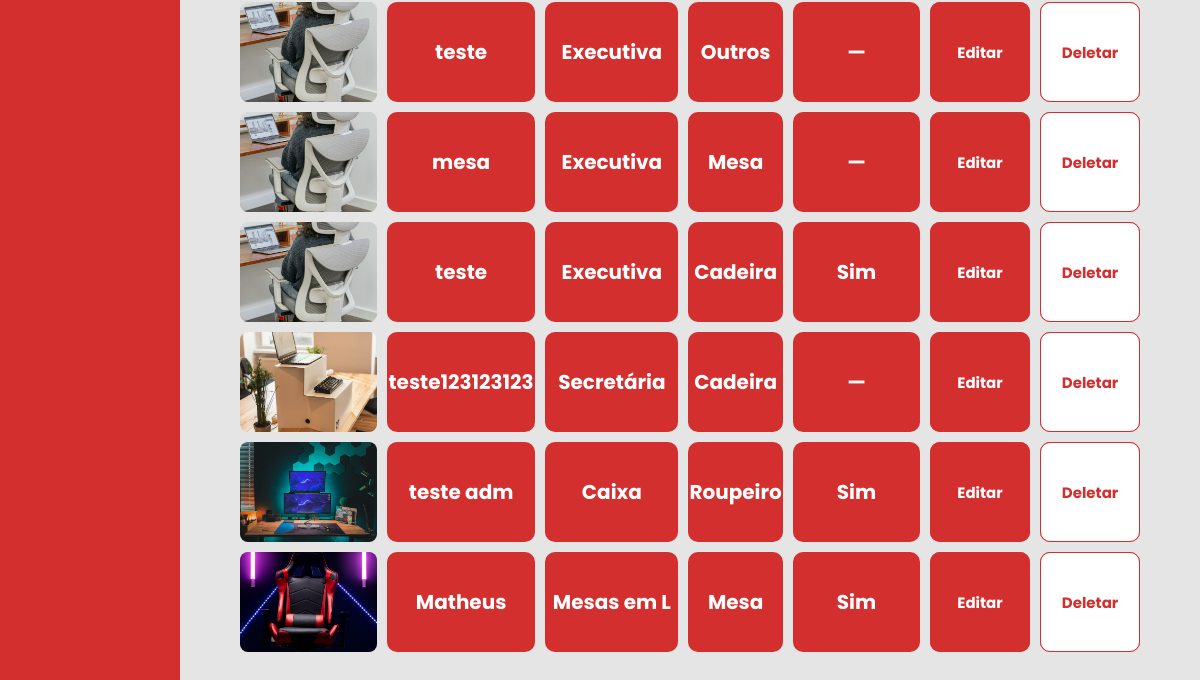
The app's page /adm/produtos/ (signed in, lower part), older data.
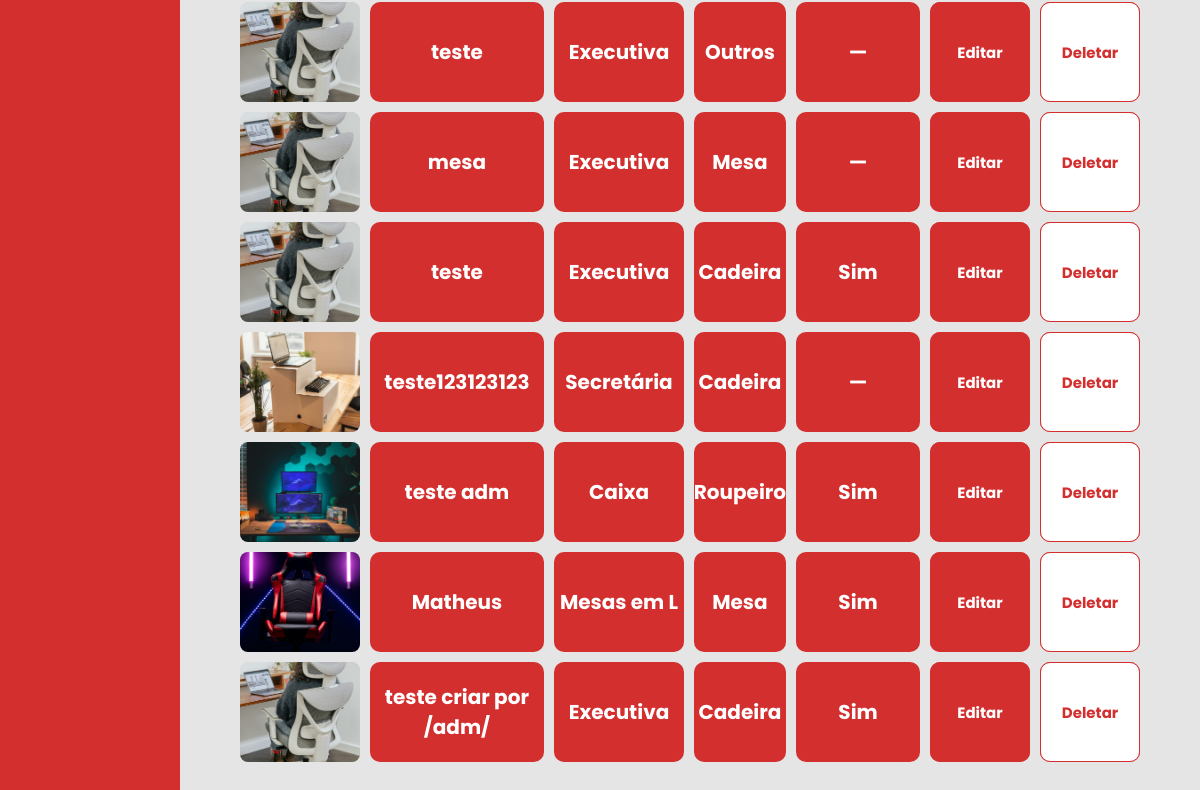
The same page, newer data.
### core/models.py (models this page shows, shortened)
class Produto(models.Model):
    TIPOS = [
        ("cadeira","Cadeira"),
        ("mesa","Mesa"),
        ("longarina","Longarina"),
        ("roupeiro","Roupeiro"),
        ("arquivo","Arquivos"),
        ("armario","Armários"),
        ("outros", "Outros")
    ]
    nome = models.CharField(max_length=200)
    descricao = models.TextField()
    destaque = models.BooleanField(default=False)
    slug = models.SlugField(unique=True, blank=True)
    tipo = models.CharField(max_length=20, choices=TIPOS, default="outros")
    categoria = models.ForeignKey(
        Categoria,
        on_delete=models.CASCADE,
        related_name="produtos"
    )

class ProdutoImagem(models.Model):
    produto = models.ForeignKey(
        Produto,
        on_delete=models.CASCADE,
        related_name="imagens"
    )
    imagem = models.ImageField(
        upload_to="produtos/",
        validators=[FileExtensionValidator(allowed_extensions=ALLOWED_IMAGE_EXTENSIONS), validate_image_file]
    )

class Categoria(models.Model):
    nome = models.CharField(max_length=100)
    slug = models.SlugField(unique=True)

### core/views.py (the view)
# urls.py: path("adm/produtos/", adm_produtos, name="adm_produtos"),
@login_required(login_url='/adm/login/')
def adm_produtos(request):
    produtos = Produto.objects.prefetch_related('imagens').select_related('categoria').all()
    return render(request, 'adm/produtos.html', {'produtos': produtos})

### core/templates/adm/produtos.html (shortened to what this page needs)
{% extends 'adm/base_adm.html' %}
{% load static %}
{% block css %}
<link rel="stylesheet" href="{% static 'css/adm/produtos.css' %}">
{% endblock %}
{% block content %}
<div class="container-categoria-adm">
    <div class="table-container">
        <table class="lista-categorias-adm">
            <tbody class="tbody-categorias-adm">
                {% for p in produtos %}
                <tr>
                    <td class="img-produto">
                        {% with p.imagens.first as img %}
                            {% if img %}
                                <img src="{{ img.imagem.url }}" alt="{{ p.nome }}" class="produto-imagem" />
                            {% else %}
                                <span class="text-muted">—</span>
                            {% endif %}
                        {% endwith %}
                    </td>
                    <td>{{ p.nome }}</td>
                    <td>{{ p.categoria.nome }}</td>
                    <td>{{ p.get_tipo_display }}</td>
                    <td>{% if p.destaque %}Sim{% else %}—{% endif %}</td>
                    <td class="btns-del-adit">
                        <button class="btn-edit-adm" data-url="{% url 'adm_produto_editar' p.id %}">Editar</button>
                    </td>
                    <td class="btns-del-adit">
                        <button class="btn-delet-adm" data-url="{% url 'adm_produto_deletar' p.id %}">Deletar</button>
                    </td>
                </tr>
                {% empty %}
                <tr>
                    <td colspan="7">Nenhum produto cadastrado.</td>
                </tr>
                {% endfor %}
            </tbody>
        </table>
    </div>
</div>
{% endblock %}

Row changes from the older to the newer data that the page shows:
added Produto: imagens.first.imagem (picture), nome "teste criar por /adm/", categoria.nome "Executiva", tipo "Cadeira", destaque "Sim"
